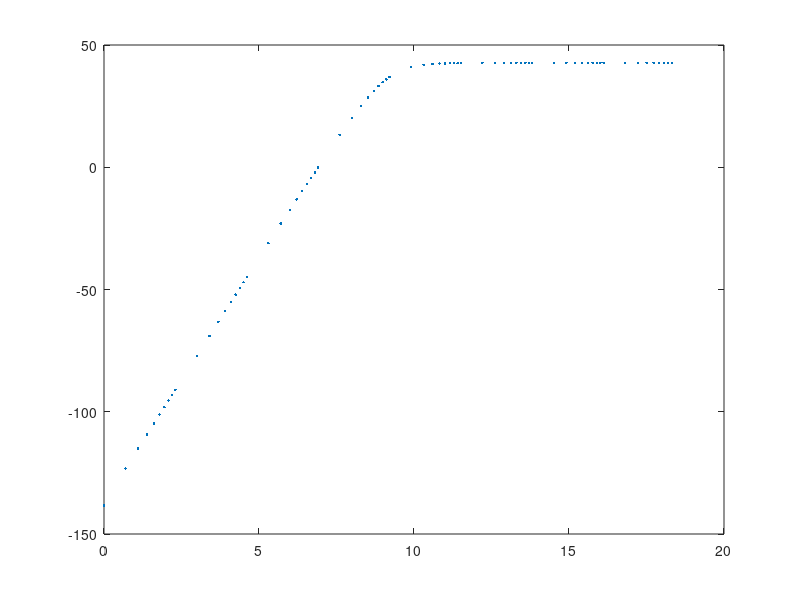
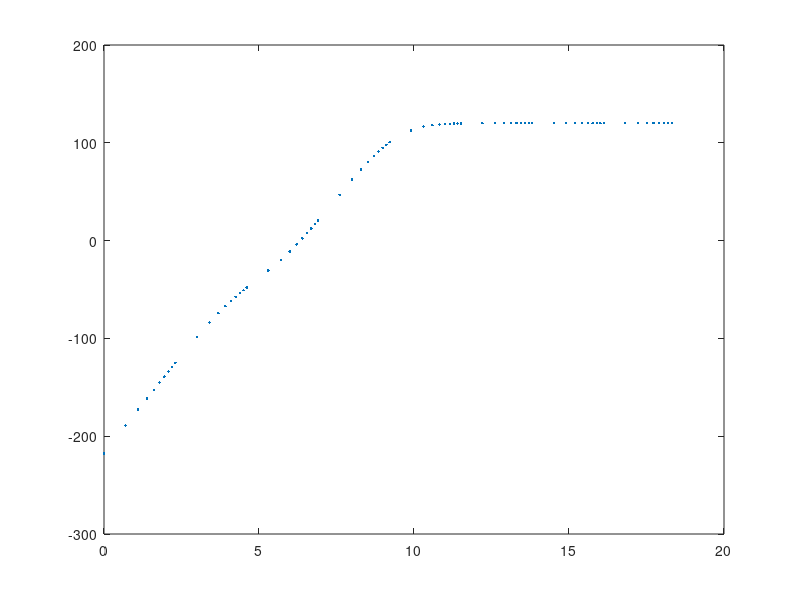

These charts were generated, in order, by the following MATLAB code:
%gain stage

VT=25e-3
BFN=178.7
VAFN=69.7
RE1=1015
C_in=365*10^(-9)

RC1=980
RB1=80000
RB2=20000
VBEON=0.7
VCC=12
RS=100
k=1
n=1
f=1;
C=4390*10^(-9)
C2=2250*10^(-9)
l=0;
Rl=8;
while k<=8
  while n<10
    l=l+1;
      f=n*10^(k-1);

      int(l)=f;
      Zc=1/(i*2*pi*f*C);
      Zc2=1/(i*2*pi*f*C2);
      Zc_in=1/(i*2*pi*f*C_in);
      %--
      RE1_vdd=100;
      %--
      RB=1/(1/RB1+1/RB2);
      VEQ=RB2/(RB1+RB2)*VCC;
      IB1=(VEQ-VBEON)/(RB+(1+BFN)*RE1);
      IC1=BFN*IB1;
      IE1=(1+BFN)*IB1;
      VE1=RE1*IE1;
      VO1=VCC-RC1*IC1;
      VCE=VO1-VE1;
      
      %----
      RE1_vdd=100;
      RE1=(1/RE1_vdd+1/Zc)^(-1);
      RS1=RS+Zc_in;
      %-----
      gm1=IC1/VT;
      rpi1=BFN/gm1;
      ro1=VAFN/IC1;
      
      AV1_normal = (RB/(RS1+RB))*RC1*(RE1-gm1*rpi1*ro1)/((ro1+RC1+RE1)*((1/RB+1/RS1)^(-1)+rpi1+RE1)+gm1*RE1*ro1*rpi1 - RE1^2);

      AV1simple = gm1*RC1/(1+gm1*RE1);

      RE1=0;
      %%RE1=Zc;
      AV1 = RC1*(RE1-gm1*rpi1*ro1)/((ro1+RC1+RE1)*(RB+rpi1+RE1)+gm1*RE1*ro1*rpi1 - RE1^2);
      AV1simple = gm1*RC1/(1+gm1*RE1);

        %----
      RE1_vdd=100;
      RE1=(1/RE1_vdd+1/Zc)^(-1);
      %-----

      ZI1 = ((ro1+RC1+RE1)*(RB+rpi1+RE1)+gm1*RE1*ro1*rpi1 - RE1^2)/(ro1+RC1+RE1);

      ZX = ro1*((RB+rpi1)*RE1/(RB+rpi1+RE1))/(1/(1/ro1+1/(rpi1+RB)+1/RE1+gm1*rpi1/(rpi1+RB)));

      ZO1 = 1/(1/ZX+1/RC1);



      %ouput stage
      BFP = 227.3;
      VAFP = 37.2;
      RE2 = 100;
      VEBON = 0.7;
      VI2 = VO1;
      IE2 = (VCC-VEBON-VI2)/RE2;
      IC2 = BFP/(BFP+1)*IE2;
      VO2 = VCC - RE2*IE2;


      gm2 = IC2/VT;
      go2 = IC2/VAFP;
      gpi2 = gm2/BFP;
      ge2 = 1/RE2;

      AV2 = gm2/(gm2+gpi2+go2+ge2);



      ZI2 = (gm2+gpi2+go2+ge2)/gpi2/(gpi2+go2+ge2);

      ZO2 = 1/(gm2+gpi2+go2+ge2);
      %condensador
      AV3=Rl/(Rl+Zc2);
      
      %--
      gain(l)=AV1*AV2*AV3;
      gain2(l)=AV1_normal*AV2*AV3;
      n=n+1;
  endwhile
  n=1;
  k=k+1;
endwhile
%hold on
figure(1)
plot(log(int), 20*log(gain) , ".");
print("GAIN_Exprimental_R3_a_0", "-dpng");

figure(2)
plot(log(int), 20*log(gain2) , ".");
print("GAINVERDADEIRO", "-dpng");

